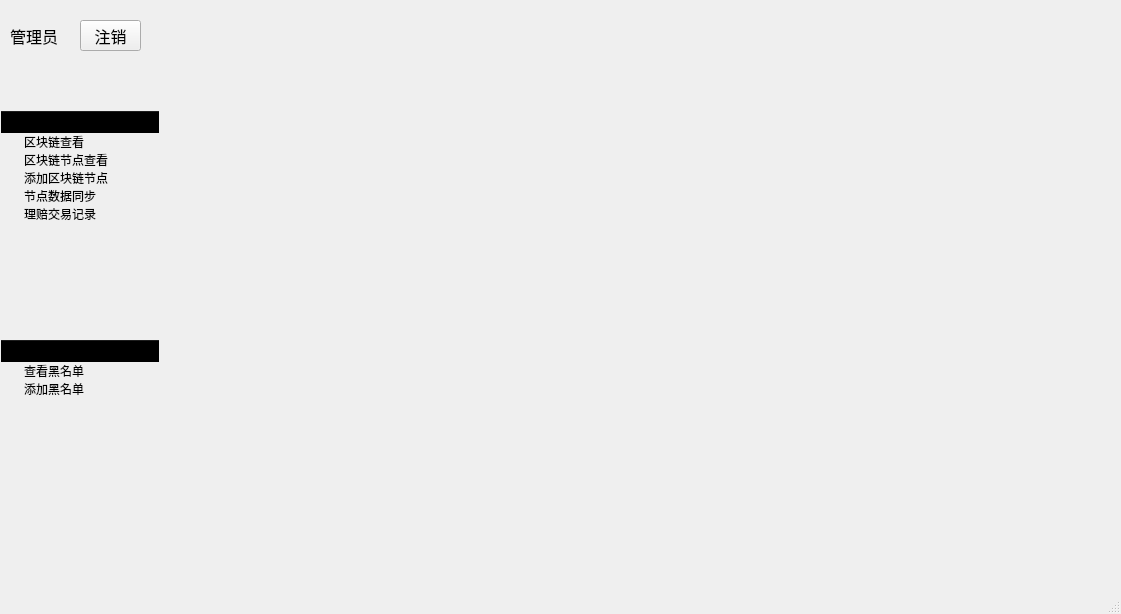
<?xml version="1.0" encoding="UTF-8"?>
<ui version="4.0">
 <class>MainWindow</class>
 <widget class="QMainWindow" name="MainWindow">
  <property name="geometry">
   <rect>
    <x>0</x>
    <y>0</y>
    <width>1121</width>
    <height>614</height>
   </rect>
  </property>
  <property name="windowTitle">
   <string>MainWindow</string>
  </property>
  <property name="styleSheet">
   <string notr="true">#MainWindow{border-image:url(./背景图片.jpg);}</string>
  </property>
  <widget class="QWidget" name="centralwidget">
   <widget class="QWidget" name="verticalLayoutWidget">
    <property name="geometry">
     <rect>
      <x>0</x>
      <y>110</y>
      <width>160</width>
      <height>451</height>
     </rect>
    </property>
    <layout class="QVBoxLayout" name="verticalLayout">
     <item>
      <widget class="QTreeWidget" name="treeWidget">
       <property name="autoFillBackground">
        <bool>false</bool>
       </property>
       <property name="styleSheet">
        <string notr="true">background: transparent</string>
       </property>
       <column>
        <property name="text">
         <string>区块链</string>
        </property>
       </column>
       <item>
        <property name="text">
         <string>区块链查看</string>
        </property>
       </item>
       <item>
        <property name="text">
         <string>区块链节点查看</string>
        </property>
       </item>
       <item>
        <property name="text">
         <string>添加区块链节点</string>
        </property>
       </item>
       <item>
        <property name="text">
         <string>节点数据同步</string>
        </property>
       </item>
       <item>
        <property name="text">
         <string>理赔交易记录</string>
        </property>
       </item>
      </widget>
     </item>
     <item>
      <widget class="QTreeWidget" name="treeWidget_4">
       <property name="styleSheet">
        <string notr="true">background: transparent</string>
       </property>
       <column>
        <property name="text">
         <string>黑名单</string>
        </property>
       </column>
       <item>
        <property name="text">
         <string>查看黑名单</string>
        </property>
       </item>
       <item>
        <property name="text">
         <string>添加黑名单</string>
        </property>
       </item>
      </widget>
     </item>
    </layout>
   </widget>
   <widget class="QLabel" name="label_2">
    <property name="geometry">
     <rect>
      <x>10</x>
      <y>20</y>
      <width>81</width>
      <height>31</height>
     </rect>
    </property>
    <property name="font">
     <font>
      <family>Adobe Arabic</family>
      <pointsize>12</pointsize>
     </font>
    </property>
    <property name="text">
     <string>管理员</string>
    </property>
   </widget>
   <widget class="QWidget" name="widget" native="true">
    <property name="geometry">
     <rect>
      <x>210</x>
      <y>110</y>
      <width>881</width>
      <height>421</height>
     </rect>
    </property>
   </widget>
   <widget class="QPushButton" name="pushButton">
    <property name="geometry">
     <rect>
      <x>80</x>
      <y>20</y>
      <width>61</width>
      <height>31</height>
     </rect>
    </property>
    <property name="font">
     <font>
      <family>Adobe Arabic</family>
      <pointsize>12</pointsize>
     </font>
    </property>
    <property name="text">
     <string>注销</string>
    </property>
   </widget>
  </widget>
  <widget class="QMenuBar" name="menubar">
   <property name="geometry">
    <rect>
     <x>0</x>
     <y>0</y>
     <width>1121</width>
     <height>26</height>
    </rect>
   </property>
  </widget>
  <widget class="QStatusBar" name="statusbar"/>
 </widget>
 <resources/>
 <connections/>
</ui>
